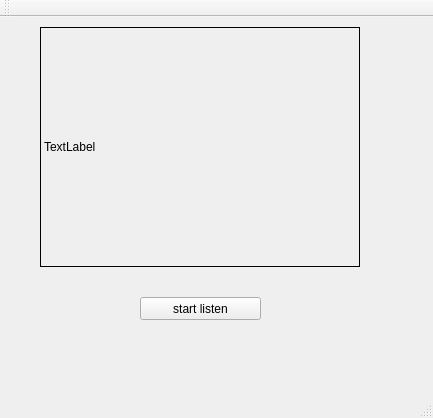
<?xml version="1.0" encoding="UTF-8"?>
<ui version="4.0">
 <class>MainWindow</class>
 <widget class="QMainWindow" name="MainWindow">
  <property name="geometry">
   <rect>
    <x>0</x>
    <y>0</y>
    <width>433</width>
    <height>418</height>
   </rect>
  </property>
  <property name="windowTitle">
   <string>MainWindow</string>
  </property>
  <widget class="QWidget" name="centralWidget">
   <widget class="QPushButton" name="pushButton">
    <property name="geometry">
     <rect>
      <x>140</x>
      <y>280</y>
      <width>121</width>
      <height>23</height>
     </rect>
    </property>
    <property name="text">
     <string>start listen</string>
    </property>
   </widget>
   <widget class="QLabel" name="label_show">
    <property name="geometry">
     <rect>
      <x>40</x>
      <y>10</y>
      <width>320</width>
      <height>240</height>
     </rect>
    </property>
    <property name="frameShape">
     <enum>QFrame::Box</enum>
    </property>
    <property name="text">
     <string>TextLabel</string>
    </property>
   </widget>
  </widget>
  <widget class="QMenuBar" name="menuBar">
   <property name="geometry">
    <rect>
     <x>0</x>
     <y>0</y>
     <width>433</width>
     <height>23</height>
    </rect>
   </property>
  </widget>
  <widget class="QToolBar" name="mainToolBar">
   <attribute name="toolBarArea">
    <enum>TopToolBarArea</enum>
   </attribute>
   <attribute name="toolBarBreak">
    <bool>false</bool>
   </attribute>
  </widget>
  <widget class="QStatusBar" name="statusBar"/>
 </widget>
 <layoutdefault spacing="6" margin="11"/>
 <resources/>
 <connections/>
</ui>
